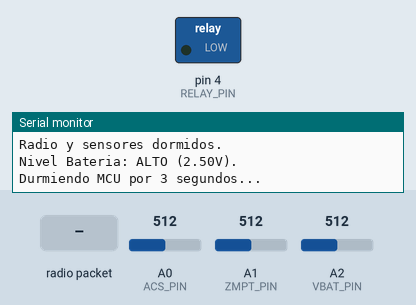
Bench run of a sketch on a simulated Arduino Uno, built with avr-gcc and run on an emulated ATmega328P. On the bench: switched loads named in the sketch (green lamp = pin HIGH), the last lines printed to the serial monitor. The inputs (shaded band) are chosen by the test bench; at power-on: A0 (ACS_PIN) = 512, A1 (ZMPT_PIN) = 512, A2 (VBAT_PIN) = 512. EEPROM starts erased; no radio packets arrive unless stated; pins used as bus, display or sensor lines are not drawn.

Above: at 1.4 s.
1.5 s: radio packet "ON" arrives
At 6.3 s:
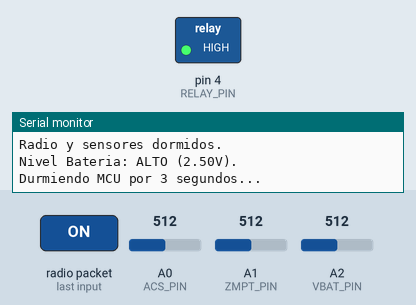
16.2 s: radio packet "OFF" arrives
At 18.1 s:
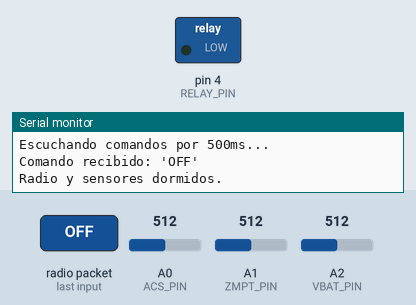
Timing chart, 0 to 19.6 s (numbered marks = the images above; inputs shaded):
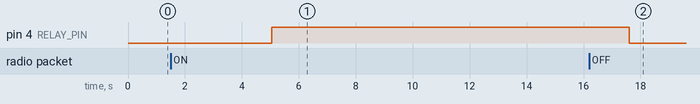

Measured:
- after the input at 1.5 s, pin 4 (RELAY_PIN): LOW → HIGH after 3.5 s
- after the input at 16.2 s, pin 4 (RELAY_PIN): HIGH → LOW after 1.4 s

The sketch:

EmisorUniversalEnergyAdaptive.ino
```cpp
/*
 * =======================================================================
 * ==    SKETCH EMISOR UNIVERSAL (ADAPTATIVO + SLEEP PROFUNDO)            ==
 * =======================================================================
 * Este sketch usa:
 * 1. UniversalRadioWSN: Para abstraer el hardware de radio (LoRa/XBee/NRF).
 * 2. AdaptiveTXWSN: Para calcular un período de envío VARIABLE según la batería.
 * 3. EnergyWSN: Para apagar periféricos y poner el MCU en sueño profundo (sleep)
 * durante ese período variable.
 * 4. EEPROM: Para persistir el contador de paquetes.
 */

// --- LIBRERÍAS DE LA APLICACIÓN ---
#include <SPI.h>
#include <SoftwareSerial.h>
#include <EEPROM.h>

#include <UniversalRadioWSN.h>
#include <EnergyWSN.h>
#include <AdaptiveTXWSN.h>

// ======================= 1. SELECCIÓN DEL MÓDULO DE RADIO =======================
//#define USE_LORA
//#define USE_XBEE
#define USE_NRF

// ======================= 2. CONFIGURACIÓN GENERAL DE PINES =======================
// --- Pines comunes ---
#define RELAY_PIN         4
#define SENSOR_POWER_PIN  7    // Pin que alimenta a los sensores (controlado por EnergyWSN)
#define ACS_PIN           A0
#define ZMPT_PIN          A1
#define VBAT_PIN          A2   // Pin de sensado de batería (usado por AdaptiveTXWSN)

// --- Pines específicos para XBee (Sleep) ---
#if defined(USE_XBEE)
  #define XBEE_RX_PIN       2
  #define XBEE_TX_PIN       3
  #define XBEE_SLEEP_RQ_PIN 9
  #define XBEE_ON_SLEEP_PIN 10
#endif

// ======================= 3. CONFIGURACIÓN DE EEPROM =======================
#define EEPROM_COUNTER_ADDR 6

// ======================= 4. OBJETOS Y VARIABLES GLOBALES =======================
RadioInterface* radio;
EnergyWSN energyManager;      // Gestiona el "cómo" dormir (hardware sleep)
AdaptiveTXWSN txManager;      // Gestiona el "cuánto" dormir (tiempo adaptativo)
AdaptiveTXWSN::Cfg configEnergia; // Configuración para el txManager
uint32_t paquetesEnviados;

// --- Configuración específica por radio ---
#if defined(USE_XBEE)
  SoftwareSerial xbeeSerial(XBEE_RX_PIN, XBEE_TX_PIN);
#elif defined(USE_NRF)
  // Direcciones para NRF24L01
  const byte nrfWriteAddress[6] = "00001"; // Dirección del receptor
  const byte nrfReadAddress[6] = "00002";  // Dirección de este emisor
#endif

// ======================= 5. SETUP =======================
void setup() {
  pinMode(RELAY_PIN, OUTPUT);
  digitalWrite(RELAY_PIN, LOW);

  Serial.begin(9600);
  while(!Serial);
  Serial.println("\n--- INICIANDO EMISOR UNIVERSAL (ADAPTATIVO + SLEEP) ---");

  EEPROM.get(EEPROM_COUNTER_ADDR, paquetesEnviados);
  Serial.print("Contador recuperado de EEPROM: ");
  Serial.println(paquetesEnviados);

  // --- INICIALIZACIÓN DEL MÓDULO DE RADIO ---
  Serial.print("Configurando radio: ");
  #if defined(USE_LORA)
    Serial.println("LoRa");

    LoRaConfig configLora;
    configLora.frequency       = 410E6;
    configLora.spreadingFactor = 7;
    configLora.signalBandwidth = 125E3;
    configLora.codingRate      = 5;
    configLora.syncWord        = 0xF3;
    configLora.txPower         = 20;
    configLora.csPin           = 10;
    configLora.resetPin        = -1;
    configLora.irqPin          = 2;

    radio = new LoraRadio(configLora);
  #elif defined(USE_XBEE)
    Serial.println("XBee");
    xbeeSerial.begin(9600);
    radio = new XBeeRadio(xbeeSerial, 9600, XBEE_SLEEP_RQ_PIN, XBEE_ON_SLEEP_PIN);
  #elif defined(USE_NRF)
    Serial.println("NRF24L01");

    NrfConfig configNrf;
    configNrf.cePin = 9;
    configNrf.csnPin = 10;
    configNrf.writeAddress = nrfWriteAddress;
    configNrf.readAddress = nrfReadAddress;
    configNrf.channel = 108;
    configNrf.dataRate = 250; // 250KBPS
    configNrf.paLevel = 0;    // Potencia mínima

    radio = new NrfRadio(configNrf);
  #endif

  if (!radio->iniciar()) {
    Serial.println("¡¡¡ERROR: Fallo al iniciar el módulo de radio!!!");
    while (true);
  }
  Serial.println("Módulo de radio inicializado y listo.");

  Serial.println("Configurando gestor de tiempo adaptativo...");

  configEnergia.pinAdcBateria       = VBAT_PIN;

  configEnergia.voltajeReferenciaAdc = 5.0f;
  configEnergia.divisorRArriba_k = 0.0f;
  configEnergia.divisorRAbajo_k  = 1.0f;

  configEnergia.umbralAlto_V   = 4.00f;
  configEnergia.umbralMedio_V  = 3.70f;
  configEnergia.corteVoltaje_V = 3.40f;
  configEnergia.periodoAlto_ms = 3000;
  configEnergia.periodoMedio_ms= 5000;
  configEnergia.periodoBajo_ms = 8000;

  txManager.begin(configEnergia);

  // --- CONFIGURACIÓN DEL GESTOR DE ENERGÍA (EnergyWSN) ---
  EnergyWSN::Cfg energyConfig;
  energyConfig.pins.pwrSens = SENSOR_POWER_PIN;
  energyConfig.pins.vbatSense = -1; // -1 porque AdaptiveTXWSN ya lo está manejando
  energyConfig.bootSleep = false;

  energyManager.begin(energyConfig, radio);
  Serial.println("Gestor de energía (sleep) inicializado.");
}

// ======================= 6. LOOP (CICLO DE SUEÑO ADAPTATIVO) =======================
void loop() {
  Serial.println("\n---------------------------------");
  Serial.println("Iniciando ciclo de medición y envío.");

  // 1. Despertar radio y sensores
  energyManager.wakeRadio();
  energyManager.powerSensors(true);
  Serial.println("Radio y sensores energizados.");

  // 2. Leer sensores Y ACTUALIZAR EL ESTADO ADAPTATIVO
  float voltage   = leerVoltajeZMPT();
  float corriente = leerCorrienteACS();
  delay(500);

  // Llamamos a tick() para que lea VBAT_PIN y actualice su estado interno
  txManager.tick();
  float vbat = txManager.lastVolts();
  paquetesEnviados++;

  // 3. Construir y enviar payload
  String dataPayload = "N:" + String(paquetesEnviados) +
                       " V:" + String(voltage, 2) +
                       " I:" + String(corriente, 2) +
                       " B:" + String(vbat, 2);

  Serial.print("Enviado: ");
  Serial.println(dataPayload);

  #if defined(USE_NRF)
    radio->enviar(dataPayload);
  #else
    radio->enviar(dataPayload + "\n");
  #endif

  // 4. Guardar contador en EEPROM
  EEPROM.put(EEPROM_COUNTER_ADDR, paquetesEnviados);

  // 5. Escuchar por comandos entrantes (ventana de 500ms)
  Serial.print("Escuchando comandos por 500ms... ");
  long tiempoInicioEscucha = millis();
  bool comandoRecibido = false;
  while (millis() - tiempoInicioEscucha < 500) {
    if (radio->hayDatosDisponibles()) {
      String comando = radio->leerComoString();
      comando.trim();
      Serial.print("\nComando recibido: '"); Serial.print(comando); Serial.println("'");
      if (comando == "ON") {
        digitalWrite(RELAY_PIN, HIGH);
        comandoRecibido = true;
      } else if (comando == "OFF") {
        digitalWrite(RELAY_PIN, LOW);
        comandoRecibido = true;
      }
    }
  }
  if (!comandoRecibido) Serial.println("Ninguno.");

  // 6. Apagar periféricos
  energyManager.powerSensors(false);
  energyManager.sleepRadio();
  Serial.println("Radio y sensores dormidos.");

  // 7. Poner el microcontrolador a dormir (CON TIEMPO ADAPTATIVO)
  uint32_t sleepDuration_ms = txManager.currentPeriod();

  // Imprimimos el estado para depuración
  int currentLevel = (int)txManager.level();
  String currentLevelStr = (currentLevel == 2) ? "ALTO" : (currentLevel == 1) ? "MEDIO" : "BAJO";
  Serial.println("Nivel Bateria: " + currentLevelStr + " (" + String(vbat, 2) + "V).");

  Serial.print("Durmiendo MCU por "); Serial.print(sleepDuration_ms / 1000); Serial.println(" segundos...");
  delay(100);
  energyManager.sleepFor_ms(sleepDuration_ms);
}

// ======================= 7. FUNCIONES DE LECTURA DE SENSORES =======================
float leerVoltajeZMPT() {
  int lectura = analogRead(ZMPT_PIN);
  return ((lectura * 5.0) / 1023.0) * 50.0;
}

float leerCorrienteACS() {
  int lectura = analogRead(ACS_PIN);
  float volt = (lectura * 5.0) / 1023.0;
  return (volt - 2.5) / 0.066;
}
```
